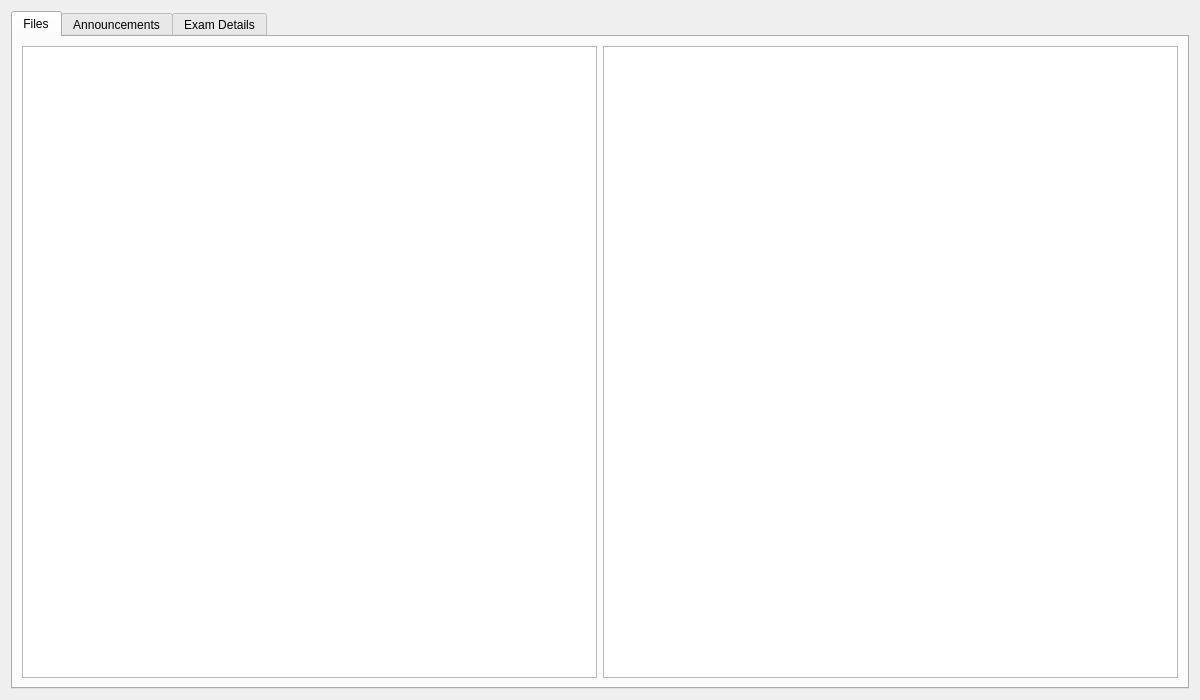
<?xml version="1.0" encoding="UTF-8"?>
<ui version="4.0">
 <class>DownloaderUI</class>
 <widget class="QDialog" name="DownloaderUI">
  <property name="geometry">
   <rect>
    <x>0</x>
    <y>0</y>
    <width>1200</width>
    <height>700</height>
   </rect>
  </property>
  <property name="windowTitle">
   <string>IVLE Downloader</string>
  </property>
  <layout class="QVBoxLayout" name="verticalLayout">
   <item>
    <widget class="QTabWidget" name="tabWidget">
     <property name="currentIndex">
      <number>0</number>
     </property>
     <widget class="QWidget" name="tab">
      <attribute name="title">
       <string>Files</string>
      </attribute>
      <layout class="QHBoxLayout" name="horizontalLayout">
       <item>
        <widget class="QTreeView" name="treeView"/>
       </item>
       <item>
        <widget class="QListView" name="listView"/>
       </item>
      </layout>
     </widget>
     <widget class="QWidget" name="tab_2">
      <attribute name="title">
       <string>Announcements</string>
      </attribute>
     </widget>
     <widget class="QWidget" name="tab_3">
      <attribute name="title">
       <string>Exam Details</string>
      </attribute>
     </widget>
    </widget>
   </item>
  </layout>
 </widget>
 <resources/>
 <connections/>
</ui>
